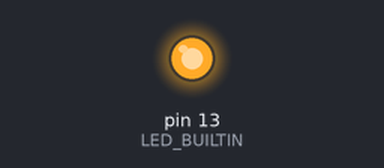
Bench run of a sketch on a simulated Arduino Uno, built with avr-gcc and run on an emulated ATmega328P. Parts: output pins drawn as LEDs (lit = HIGH).

Above: at 0.15 s.
At 8.3 s:
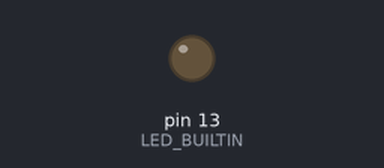
Timing chart, 0 to 14.3 s (numbered marks = the images above):
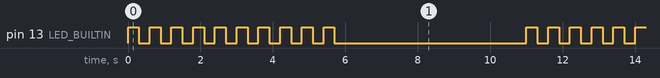

Measured:
- by itself, pin 13 (LED_BUILTIN): repeats every 11.0 s: 9 × (LOW 0.30 s, HIGH 0.30 s), LOW 5.3 s, HIGH 0.30 s
- by itself, everything shown: repeats every 11.0 s, in 20 steps

The sketch:

K04_7_while_Schleife.ino
```cpp
void setup() {
  pinMode(LED_BUILTIN, OUTPUT);
}

void loop() {
  byte Zaehler = 1;
  while(Zaehler++ <= 10)
  {                        // (3)
    digitalWrite(LED_BUILTIN, HIGH);
    delay(300);
    digitalWrite(LED_BUILTIN, LOW);
    delay(300);
  }
  delay(5000);
}
```
